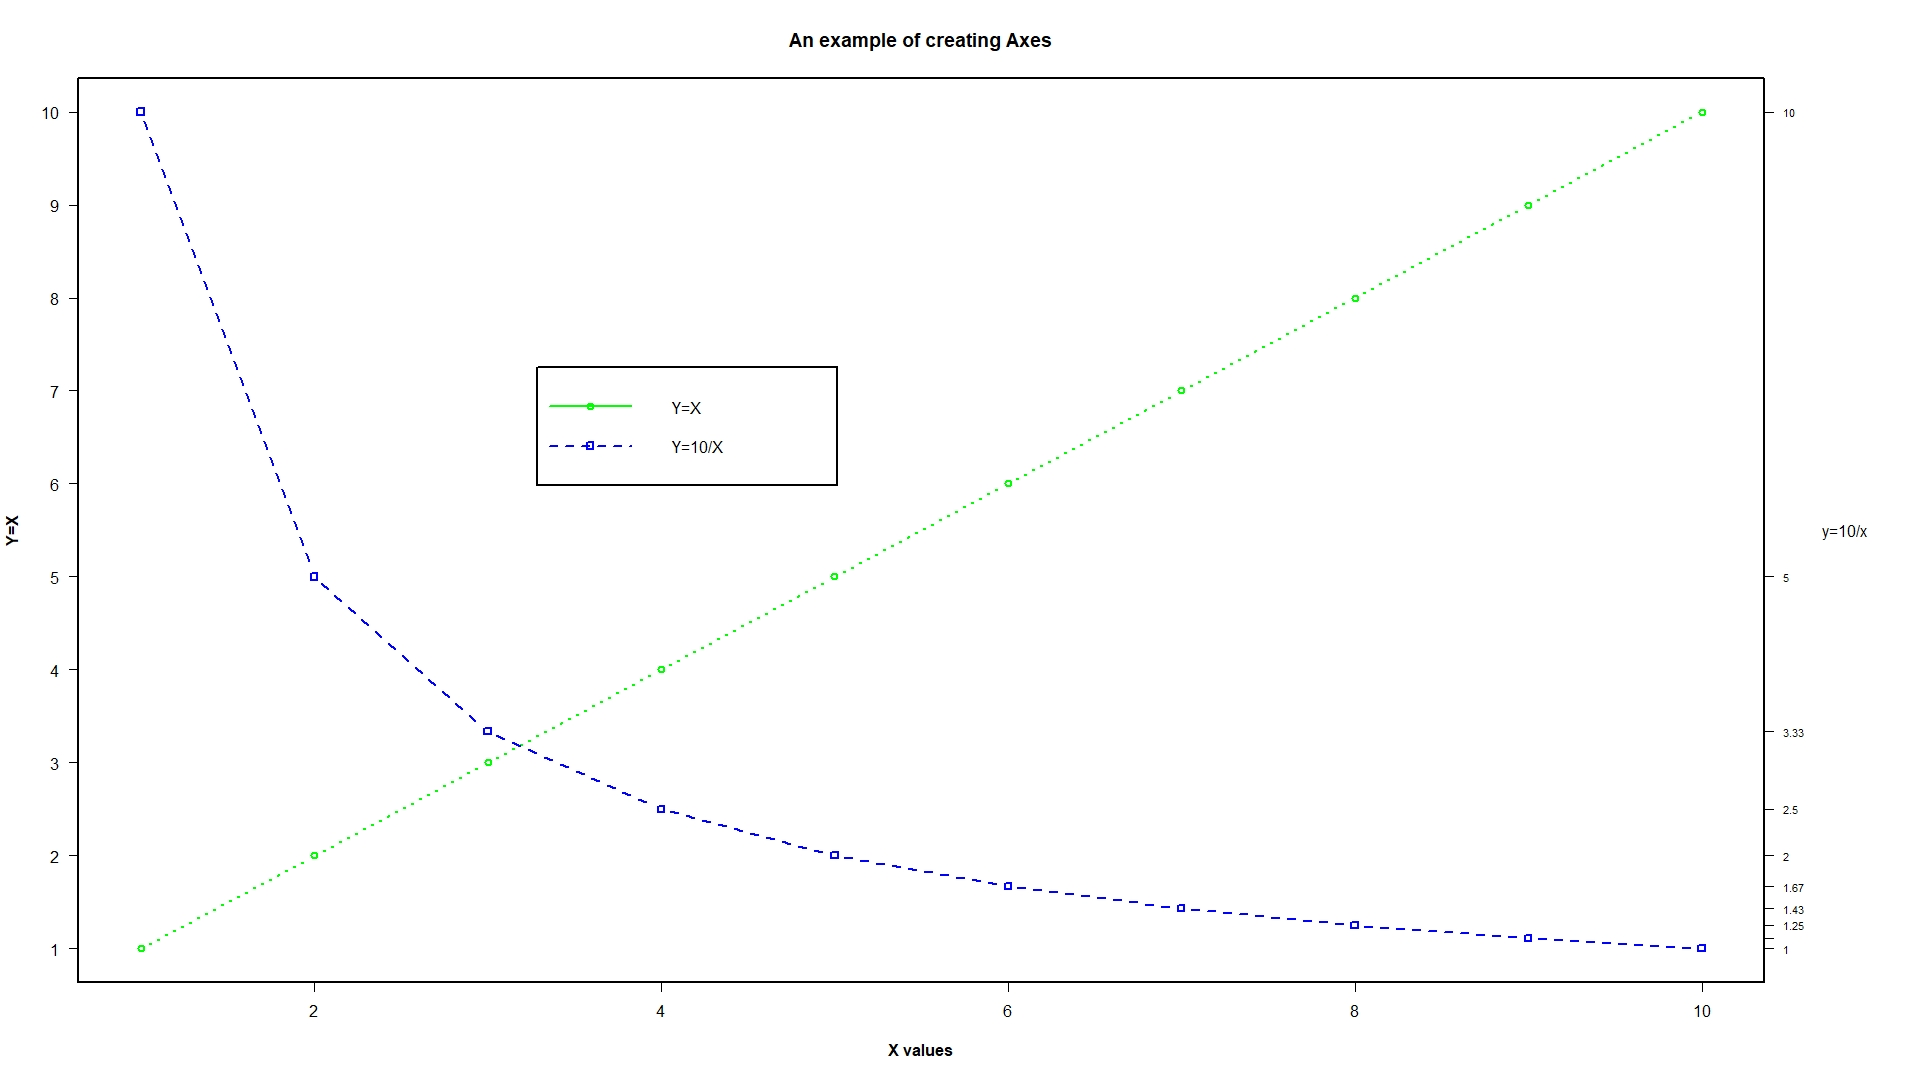

The R source for this figure:
x <- c(1:10)
y <- x
z <- 10/x

opar <- par(no.readonly = TRUE)

par(mar=c(5,4,4,8)+ 0.1)

plot(x,y,type="b",
     pch=21,col="green",yaxt="n", lty=3,ann=FALSE)

lines(x,z,type = "b", pch=22, col="blue",lty=2)

axis(2,at=x,labels = x, col.axis="black",las=2)

axis(4,at=z, labels=round(z, digits=2),
     col.axis="black", las=2, cex.axis= 0.7,tck=-0.01)

mtext("y=10/x",side = 4, line = 3, cex.lab=1, las=2)

title("An example of creating Axes", 
      xlab="X values", 
      ylab = "Y=X")

legend("bottomright",inset=.55, c("Y=X","Y=10/X"),
       lty = c(1,2), pch=c(21,22),col=c("green","blue"))

par(opar)
